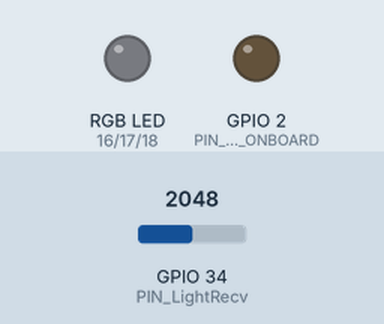
Recording of a sketch running on a simulated ESP32. Parts: an RGB LED mixed from three pins (HIGH = lit), output pins drawn as LEDs (lit = HIGH). The inputs (shaded band) are chosen by the test bench; at power-on: GPIO 34 (PIN_LightRecv) = 2048. Dim RGB values are drawn brighter than linear; what the sketch prints to the serial monitor is not drawn.

Above: at 1.2 s.
1.3 s: GPIO 34 (PIN_LightRecv) set to 2866
At 2.5 s:
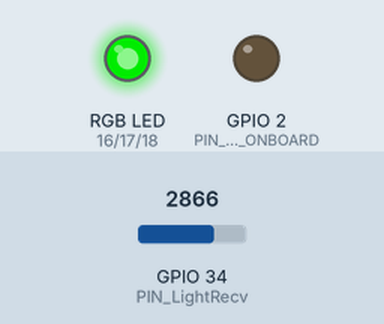
2.9 s: GPIO 34 (PIN_LightRecv) set to 3603
At 4.0 s:
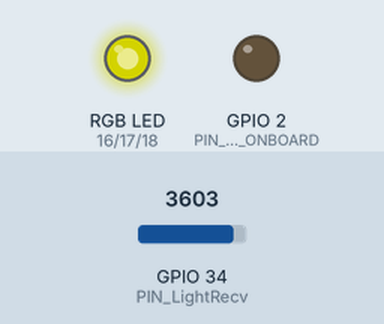
4.5 s: GPIO 34 (PIN_LightRecv) set to 4095
At 5.5 s:
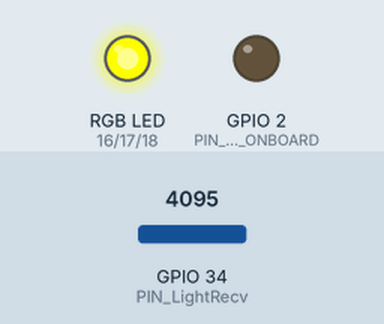
6.1 s: GPIO 34 (PIN_LightRecv) set to 983
At 7.0 s:
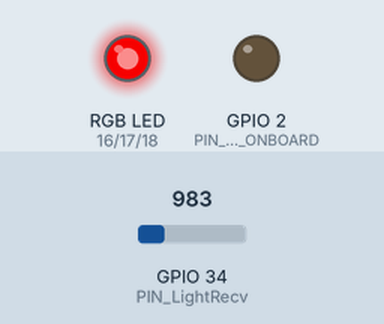
7.7 s: GPIO 34 (PIN_LightRecv) set to 727
At 8.5 s:
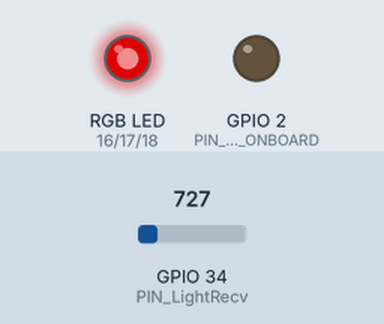
9.3 s: GPIO 34 (PIN_LightRecv) set to 491
At 10.0 s:
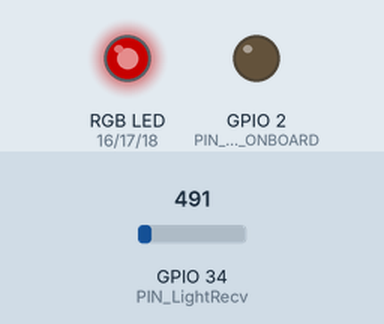
Timing chart, 0 to 11.9 s (numbered marks = the images above; inputs shaded):
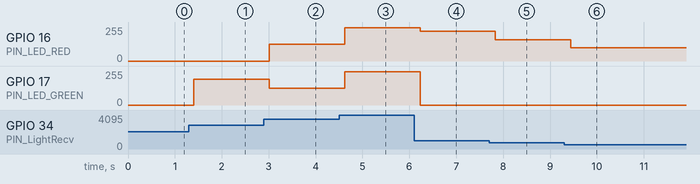

The sketch:

Test4.ino
```cpp
#include <Arduino.h>
//Key：Yellow=Red+Green
#define PWM_FREQ_HZ        2000
#define PWM_CH_LED_RED     0
#define PWM_CH_LED_GREEN   1
#define PWM_CH_LED_BLUE    2
#define PWM_CH_LED_ONBOARD 3
#define PWM_RESOLUTION     8

#define PIN_LED_RED     16
#define PIN_LED_GREEN   17
#define PIN_LED_BLUE    18
#define PIN_LED_ONBOARD 2

#define PIN_LightRecv 34

int PWMRedValue=0;
int PWMGreenValue=0;
int PWMBlueValue=0;
int PWMOnBoardValue=0;

void setup()
{
    Serial.begin(115200);
    pinMode(PIN_LED_RED, OUTPUT);
    pinMode(PIN_LED_GREEN, OUTPUT);
    pinMode(PIN_LED_BLUE, OUTPUT);
    pinMode(PIN_LED_ONBOARD, OUTPUT);

    ledcSetup(PWM_CH_LED_RED,     PWM_FREQ_HZ, PWM_RESOLUTION);
    ledcSetup(PWM_CH_LED_GREEN,   PWM_FREQ_HZ, PWM_RESOLUTION);
    ledcSetup(PWM_CH_LED_BLUE,    PWM_FREQ_HZ, PWM_RESOLUTION);
    ledcSetup(PWM_CH_LED_ONBOARD, PWM_FREQ_HZ, PWM_RESOLUTION);

    ledcAttachPin(PIN_LED_RED,    PWM_CH_LED_RED);
    ledcAttachPin(PIN_LED_GREEN,  PWM_CH_LED_GREEN);
    ledcAttachPin(PIN_LED_BLUE,   PWM_CH_LED_BLUE);
    ledcAttachPin(PIN_LED_ONBOARD,PWM_CH_LED_ONBOARD);

    pinMode(PIN_LightRecv,INPUT);
}

void loop()
{
    ledcWrite(PWM_CH_LED_RED,PWMRedValue);
    ledcWrite(PWM_CH_LED_GREEN,PWMGreenValue);
    ledcWrite(PWM_CH_LED_ONBOARD,PWMOnBoardValue);
    int Bright=0;
    Bright=analogRead(PIN_LightRecv);
    Serial.print("P34引脚的电压 = ");
    Serial.print(Bright);
    Serial.print("    ");
    Serial.print(Bright*3.3/4096);
    Serial.print(" V   ");
    if(Bright<100)Bright=100;
    if(Bright>4095)Bright=4095;
    //Bright 100-4095映射到0-255 * 4之间的值
    Bright=(Bright-100)*255 * 4/(4095-100);
    Serial.print("Bright=   ");
    Serial.println(Bright);
    //Bright -> different color

    if(Bright>=0 && Bright<= 255){
        PWMRedValue=Bright;
        PWMGreenValue=0;
        PWMBlueValue=0;
    }
    if(Bright>=256 && Bright<= 511){
        PWMRedValue=0;
        PWMGreenValue=0;
        PWMBlueValue=Bright-256;
    }
    if(Bright>=512 && Bright<= 767){
        PWMRedValue=0;
        PWMGreenValue=Bright-512;
        PWMBlueValue=0;
    }
    if(Bright>=768 && Bright<= 1023){
        PWMRedValue=Bright-768;
        PWMGreenValue=Bright-768;
        PWMBlueValue=Bright-768;
    }
    delay(100);
}
```

Measured:
- after the input at 1.3 s, GPIO 17 (PIN_LED_GREEN): 0/255 → 193/255 after 0.11 s
- after the input at 2.9 s, GPIO 16 (PIN_LED_RED): 0/255 → 126/255 after 0.11 s; GPIO 17 (PIN_LED_GREEN): 193/255 → 126/255 after 0.11 s
- after the input at 4.5 s, GPIO 16 (PIN_LED_RED), GPIO 17 (PIN_LED_GREEN): 126/255 → 251/255 after 0.12 s
- after the input at 6.1 s, GPIO 16 (PIN_LED_RED): 251/255 → 224/255 after 0.13 s; GPIO 17 (PIN_LED_GREEN): 251/255 → 0/255 after 0.13 s
- after the input at 7.7 s, GPIO 16 (PIN_LED_RED): 224/255 → 159/255 after 0.14 s
- after the input at 9.3 s, GPIO 16 (PIN_LED_RED): 159/255 → 99/255 after 0.14 s
